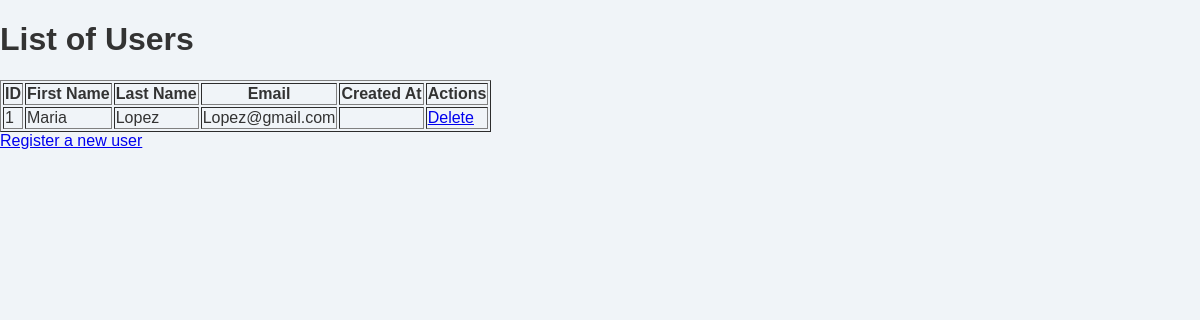
Screenshot of /view_users with the database file from the repository.
### tables this page shows
CREATE TABLE users (
            id INTEGER PRIMARY KEY AUTOINCREMENT,
            first_name TEXT,
            last_name TEXT,
            email TEXT,
            username TEXT UNIQUE,
            password TEXT NOT NULL,
            gender TEXT,
            age INTEGER,
            hypertension INTEGER,
            ever_married TEXT,
            work_type TEXT,
            residence_type TEXT,
            avg_glucose_level REAL,
            bmi REAL,
            smoking_status TEXT,
            stroke INTEGER,
            created_at TIMESTAMP DEFAULT CURRENT_TIMESTAMP
        );

### app.py (the view)
@app.route('/view_users')
def view_users():
    try:
        with sqlite3.connect('database.db') as conn:
            cursor = conn.cursor()
            cursor.execute("SELECT id, first_name, last_name, email FROM users")
            users = cursor.fetchall()
    except sqlite3.Error as e:
        flash(f"An error occurred while retrieving users: {e}", "danger")
        return redirect('/')
    return render_template('view_users.html', users=users)

### templates/view_users.html (shortened to what this page needs)
<!DOCTYPE html>
<html lang="en">
<head>
    <link rel="stylesheet" href="{{ url_for('static', filename='style.css') }}">
    <link rel="stylesheet" href="static/style.css">
</head>
<body>
    <header>
        <h1>List of Users</h1>
    </header>
    <div class="user-list">
        <table border="1">
            <tr>
                <th>ID</th>
                <th>First Name</th>
                <th>Last Name</th>
                <th>Email</th>
                <th>Created At</th>
                <th>Actions</th>
            </tr>
            {% for user in users %}
            <tr>
                <td>{{ user[0] }}</td>
                <td>{{ user[1] }}</td>
                <td>{{ user[2] }}</td>
                <td>{{ user[3] }}</td>
                <td>{{ user[4] }}</td>
                <td><a href="/delete_user/{{ user[0] }}">Delete</a></td>
            </tr>
            {% endfor %}
        </table>
    </div>
    <a href="/signup">Register a new user</a>
</body>
</html>

### static/style.css (style rules this page uses)
body { font-family: 'Poppins', Arial, sans-serif; margin: 0; padding: 0; background-color: #f0f4f8; color: #333; }

### rows the page displays
users: id "1", first_name "Maria", last_name "Lopez", email "Lopez@gmail.com"
